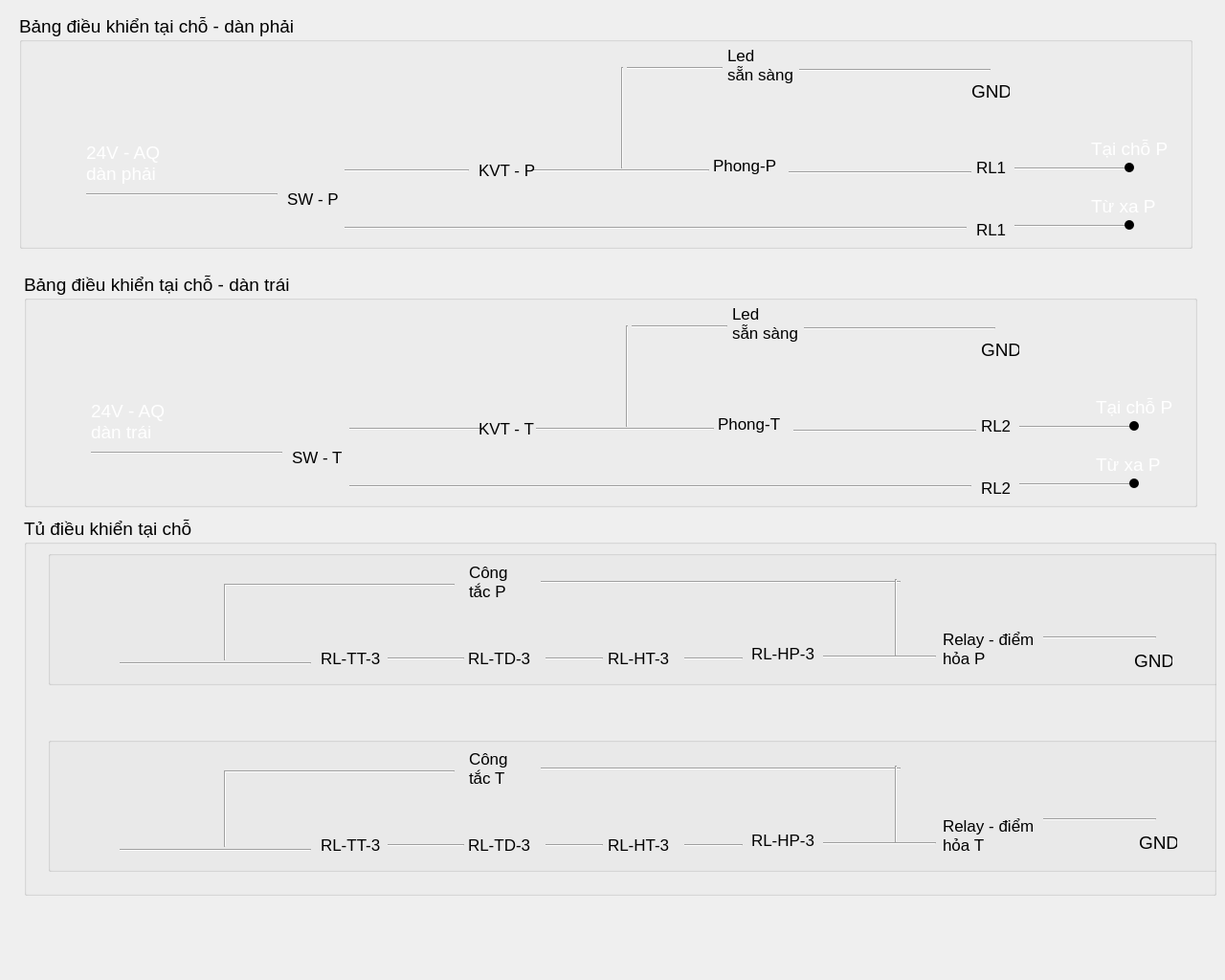
<?xml version="1.0" encoding="UTF-8"?>
<ui version="4.0">
 <class>Form</class>
 <widget class="QWidget" name="Form">
  <property name="geometry">
   <rect>
    <x>0</x>
    <y>0</y>
    <width>1280</width>
    <height>1024</height>
   </rect>
  </property>
  <property name="windowTitle">
   <string>Form</string>
  </property>
  <property name="styleSheet">
   <string notr="true"/>
  </property>
  <widget class="QGroupBox" name="groupBox">
   <property name="geometry">
    <rect>
     <x>20</x>
     <y>15</y>
     <width>1226</width>
     <height>245</height>
    </rect>
   </property>
   <property name="font">
    <font>
     <family>Arial</family>
     <pointsize>14</pointsize>
    </font>
   </property>
   <property name="styleSheet">
    <string notr="true"/>
   </property>
   <property name="title">
    <string>Bảng điều khiển tại chỗ - dàn phải</string>
   </property>
   <widget class="Line" name="conn_2">
    <property name="geometry">
     <rect>
      <x>70</x>
      <y>180</y>
      <width>200</width>
      <height>16</height>
     </rect>
    </property>
    <property name="orientation">
     <enum>Qt::Horizontal</enum>
    </property>
   </widget>
   <widget class="QLabel" name="label">
    <property name="geometry">
     <rect>
      <x>70</x>
      <y>130</y>
      <width>141</width>
      <height>51</height>
     </rect>
    </property>
    <property name="font">
     <font>
      <pointsize>14</pointsize>
     </font>
    </property>
    <property name="styleSheet">
     <string notr="true">color:white</string>
    </property>
    <property name="text">
     <string>24V - AQ
dàn phải</string>
    </property>
   </widget>
   <widget class="Line" name="conn_11">
    <property name="geometry">
     <rect>
      <x>340</x>
      <y>155</y>
      <width>130</width>
      <height>16</height>
     </rect>
    </property>
    <property name="orientation">
     <enum>Qt::Horizontal</enum>
    </property>
   </widget>
   <widget class="Line" name="conn_3">
    <property name="geometry">
     <rect>
      <x>340</x>
      <y>210</y>
      <width>650</width>
      <height>26</height>
     </rect>
    </property>
    <property name="orientation">
     <enum>Qt::Horizontal</enum>
    </property>
   </widget>
   <widget class="Line" name="conn_4">
    <property name="geometry">
     <rect>
      <x>535</x>
      <y>155</y>
      <width>186</width>
      <height>16</height>
     </rect>
    </property>
    <property name="orientation">
     <enum>Qt::Horizontal</enum>
    </property>
   </widget>
   <widget class="Line" name="conn_5">
    <property name="geometry">
     <rect>
      <x>625</x>
      <y>55</y>
      <width>10</width>
      <height>106</height>
     </rect>
    </property>
    <property name="orientation">
     <enum>Qt::Vertical</enum>
    </property>
   </widget>
   <widget class="Line" name="conn_6">
    <property name="geometry">
     <rect>
      <x>635</x>
      <y>55</y>
      <width>100</width>
      <height>3</height>
     </rect>
    </property>
    <property name="orientation">
     <enum>Qt::Horizontal</enum>
    </property>
   </widget>
   <widget class="Line" name="conn_7">
    <property name="geometry">
     <rect>
      <x>815</x>
      <y>50</y>
      <width>200</width>
      <height>16</height>
     </rect>
    </property>
    <property name="orientation">
     <enum>Qt::Horizontal</enum>
    </property>
   </widget>
   <widget class="QLabel" name="node_led">
    <property name="geometry">
     <rect>
      <x>740</x>
      <y>30</y>
      <width>81</width>
      <height>46</height>
     </rect>
    </property>
    <property name="font">
     <font>
      <pointsize>13</pointsize>
     </font>
    </property>
    <property name="text">
     <string>Led
sẵn sàng</string>
    </property>
   </widget>
   <widget class="QLabel" name="node_right_lock">
    <property name="geometry">
     <rect>
      <x>480</x>
      <y>145</y>
      <width>60</width>
      <height>36</height>
     </rect>
    </property>
    <property name="font">
     <font>
      <pointsize>13</pointsize>
     </font>
    </property>
    <property name="text">
     <string>KVT - P</string>
    </property>
   </widget>
   <widget class="QLabel" name="node_right_launch_button">
    <property name="geometry">
     <rect>
      <x>725</x>
      <y>140</y>
      <width>66</width>
      <height>36</height>
     </rect>
    </property>
    <property name="font">
     <font>
      <pointsize>13</pointsize>
     </font>
    </property>
    <property name="text">
     <string>Phong-P</string>
    </property>
   </widget>
   <widget class="Line" name="conn">
    <property name="geometry">
     <rect>
      <x>804</x>
      <y>160</y>
      <width>191</width>
      <height>10</height>
     </rect>
    </property>
    <property name="orientation">
     <enum>Qt::Horizontal</enum>
    </property>
   </widget>
   <widget class="QLabel" name="node_right_switch">
    <property name="geometry">
     <rect>
      <x>280</x>
      <y>160</y>
      <width>55</width>
      <height>66</height>
     </rect>
    </property>
    <property name="font">
     <font>
      <pointsize>13</pointsize>
     </font>
    </property>
    <property name="text">
     <string>SW - P</string>
    </property>
   </widget>
   <widget class="QLabel" name="node_role1">
    <property name="geometry">
     <rect>
      <x>1000</x>
      <y>150</y>
      <width>50</width>
      <height>20</height>
     </rect>
    </property>
    <property name="font">
     <font>
      <pointsize>13</pointsize>
     </font>
    </property>
    <property name="text">
     <string>RL1</string>
    </property>
   </widget>
   <widget class="QLabel" name="node_role2">
    <property name="geometry">
     <rect>
      <x>1000</x>
      <y>215</y>
      <width>50</width>
      <height>20</height>
     </rect>
    </property>
    <property name="font">
     <font>
      <pointsize>13</pointsize>
     </font>
    </property>
    <property name="autoFillBackground">
     <bool>false</bool>
    </property>
    <property name="text">
     <string>RL1</string>
    </property>
   </widget>
   <widget class="Line" name="conn_12">
    <property name="geometry">
     <rect>
      <x>1040</x>
      <y>160</y>
      <width>118</width>
      <height>3</height>
     </rect>
    </property>
    <property name="orientation">
     <enum>Qt::Horizontal</enum>
    </property>
   </widget>
   <widget class="Line" name="conn_13">
    <property name="geometry">
     <rect>
      <x>1040</x>
      <y>220</y>
      <width>118</width>
      <height>3</height>
     </rect>
    </property>
    <property name="orientation">
     <enum>Qt::Horizontal</enum>
    </property>
   </widget>
   <widget class="QLabel" name="label_2">
    <property name="geometry">
     <rect>
      <x>1120</x>
      <y>130</y>
      <width>81</width>
      <height>21</height>
     </rect>
    </property>
    <property name="styleSheet">
     <string notr="true">color:white</string>
    </property>
    <property name="text">
     <string>Tại chỗ P</string>
    </property>
   </widget>
   <widget class="QLabel" name="label_3">
    <property name="geometry">
     <rect>
      <x>1120</x>
      <y>190</y>
      <width>81</width>
      <height>21</height>
     </rect>
    </property>
    <property name="styleSheet">
     <string notr="true">color:white</string>
    </property>
    <property name="text">
     <string>Từ xa P</string>
    </property>
   </widget>
   <widget class="QPushButton" name="pushButton">
    <property name="geometry">
     <rect>
      <x>1155</x>
      <y>215</y>
      <width>10</width>
      <height>10</height>
     </rect>
    </property>
    <property name="styleSheet">
     <string notr="true">border-radius : 5;
background-color: rgb(0,0, 0);
</string>
    </property>
    <property name="text">
     <string/>
    </property>
   </widget>
   <widget class="QPushButton" name="pushButton_2">
    <property name="geometry">
     <rect>
      <x>1155</x>
      <y>155</y>
      <width>10</width>
      <height>10</height>
     </rect>
    </property>
    <property name="styleSheet">
     <string notr="true">border-radius : 5;
background-color: rgb(0,0, 0);
</string>
    </property>
    <property name="text">
     <string/>
    </property>
   </widget>
   <widget class="QLabel" name="gnd">
    <property name="geometry">
     <rect>
      <x>995</x>
      <y>60</y>
      <width>40</width>
      <height>40</height>
     </rect>
    </property>
    <property name="text">
     <string>GND</string>
    </property>
   </widget>
  </widget>
  <widget class="QGroupBox" name="groupBox_2">
   <property name="geometry">
    <rect>
     <x>25</x>
     <y>285</y>
     <width>1226</width>
     <height>245</height>
    </rect>
   </property>
   <property name="font">
    <font>
     <family>Arial</family>
     <pointsize>14</pointsize>
    </font>
   </property>
   <property name="styleSheet">
    <string notr="true"/>
   </property>
   <property name="title">
    <string>Bảng điều khiển tại chỗ - dàn trái</string>
   </property>
   <widget class="Line" name="conn_8">
    <property name="geometry">
     <rect>
      <x>70</x>
      <y>180</y>
      <width>200</width>
      <height>16</height>
     </rect>
    </property>
    <property name="orientation">
     <enum>Qt::Horizontal</enum>
    </property>
   </widget>
   <widget class="QLabel" name="label_4">
    <property name="geometry">
     <rect>
      <x>70</x>
      <y>130</y>
      <width>141</width>
      <height>51</height>
     </rect>
    </property>
    <property name="font">
     <font>
      <pointsize>14</pointsize>
     </font>
    </property>
    <property name="styleSheet">
     <string notr="true">color:white</string>
    </property>
    <property name="text">
     <string>24V - AQ
dàn trái</string>
    </property>
   </widget>
   <widget class="Line" name="conn_9">
    <property name="geometry">
     <rect>
      <x>340</x>
      <y>155</y>
      <width>140</width>
      <height>16</height>
     </rect>
    </property>
    <property name="orientation">
     <enum>Qt::Horizontal</enum>
    </property>
   </widget>
   <widget class="Line" name="conn_10">
    <property name="geometry">
     <rect>
      <x>340</x>
      <y>210</y>
      <width>650</width>
      <height>26</height>
     </rect>
    </property>
    <property name="orientation">
     <enum>Qt::Horizontal</enum>
    </property>
   </widget>
   <widget class="Line" name="conn_14">
    <property name="geometry">
     <rect>
      <x>535</x>
      <y>155</y>
      <width>186</width>
      <height>16</height>
     </rect>
    </property>
    <property name="orientation">
     <enum>Qt::Horizontal</enum>
    </property>
   </widget>
   <widget class="Line" name="conn_15">
    <property name="geometry">
     <rect>
      <x>625</x>
      <y>55</y>
      <width>10</width>
      <height>106</height>
     </rect>
    </property>
    <property name="orientation">
     <enum>Qt::Vertical</enum>
    </property>
   </widget>
   <widget class="Line" name="conn_16">
    <property name="geometry">
     <rect>
      <x>635</x>
      <y>55</y>
      <width>100</width>
      <height>3</height>
     </rect>
    </property>
    <property name="orientation">
     <enum>Qt::Horizontal</enum>
    </property>
   </widget>
   <widget class="Line" name="conn_17">
    <property name="geometry">
     <rect>
      <x>815</x>
      <y>50</y>
      <width>200</width>
      <height>16</height>
     </rect>
    </property>
    <property name="orientation">
     <enum>Qt::Horizontal</enum>
    </property>
   </widget>
   <widget class="QLabel" name="node_led_2">
    <property name="geometry">
     <rect>
      <x>740</x>
      <y>30</y>
      <width>81</width>
      <height>46</height>
     </rect>
    </property>
    <property name="font">
     <font>
      <pointsize>13</pointsize>
     </font>
    </property>
    <property name="text">
     <string>Led
sẵn sàng</string>
    </property>
   </widget>
   <widget class="QLabel" name="node_left_launch_button">
    <property name="geometry">
     <rect>
      <x>725</x>
      <y>140</y>
      <width>66</width>
      <height>36</height>
     </rect>
    </property>
    <property name="font">
     <font>
      <pointsize>13</pointsize>
     </font>
    </property>
    <property name="text">
     <string>Phong-T</string>
    </property>
   </widget>
   <widget class="Line" name="conn_18">
    <property name="geometry">
     <rect>
      <x>804</x>
      <y>160</y>
      <width>191</width>
      <height>10</height>
     </rect>
    </property>
    <property name="orientation">
     <enum>Qt::Horizontal</enum>
    </property>
   </widget>
   <widget class="QLabel" name="node_left_switch">
    <property name="geometry">
     <rect>
      <x>280</x>
      <y>160</y>
      <width>55</width>
      <height>66</height>
     </rect>
    </property>
    <property name="font">
     <font>
      <pointsize>13</pointsize>
     </font>
    </property>
    <property name="text">
     <string>SW - T</string>
    </property>
   </widget>
   <widget class="QLabel" name="node_role1_2">
    <property name="geometry">
     <rect>
      <x>1000</x>
      <y>150</y>
      <width>50</width>
      <height>20</height>
     </rect>
    </property>
    <property name="font">
     <font>
      <pointsize>13</pointsize>
     </font>
    </property>
    <property name="text">
     <string>RL2</string>
    </property>
   </widget>
   <widget class="QLabel" name="node_role2_2">
    <property name="geometry">
     <rect>
      <x>1000</x>
      <y>215</y>
      <width>50</width>
      <height>20</height>
     </rect>
    </property>
    <property name="font">
     <font>
      <pointsize>13</pointsize>
     </font>
    </property>
    <property name="text">
     <string>RL2</string>
    </property>
   </widget>
   <widget class="Line" name="conn_19">
    <property name="geometry">
     <rect>
      <x>1040</x>
      <y>160</y>
      <width>118</width>
      <height>3</height>
     </rect>
    </property>
    <property name="orientation">
     <enum>Qt::Horizontal</enum>
    </property>
   </widget>
   <widget class="Line" name="conn_20">
    <property name="geometry">
     <rect>
      <x>1040</x>
      <y>220</y>
      <width>118</width>
      <height>3</height>
     </rect>
    </property>
    <property name="orientation">
     <enum>Qt::Horizontal</enum>
    </property>
   </widget>
   <widget class="QLabel" name="label_5">
    <property name="geometry">
     <rect>
      <x>1120</x>
      <y>130</y>
      <width>81</width>
      <height>21</height>
     </rect>
    </property>
    <property name="styleSheet">
     <string notr="true">color:white</string>
    </property>
    <property name="text">
     <string>Tại chỗ P</string>
    </property>
   </widget>
   <widget class="QLabel" name="label_6">
    <property name="geometry">
     <rect>
      <x>1120</x>
      <y>190</y>
      <width>81</width>
      <height>21</height>
     </rect>
    </property>
    <property name="styleSheet">
     <string notr="true">color:white</string>
    </property>
    <property name="text">
     <string>Từ xa P</string>
    </property>
   </widget>
   <widget class="QPushButton" name="pushButton_3">
    <property name="geometry">
     <rect>
      <x>1155</x>
      <y>215</y>
      <width>10</width>
      <height>10</height>
     </rect>
    </property>
    <property name="styleSheet">
     <string notr="true">border-radius : 5;
background-color: rgb(0,0, 0);
</string>
    </property>
    <property name="text">
     <string/>
    </property>
   </widget>
   <widget class="QPushButton" name="pushButton_4">
    <property name="geometry">
     <rect>
      <x>1155</x>
      <y>155</y>
      <width>10</width>
      <height>10</height>
     </rect>
    </property>
    <property name="styleSheet">
     <string notr="true">border-radius : 5;
background-color: rgb(0,0, 0);
</string>
    </property>
    <property name="text">
     <string/>
    </property>
   </widget>
   <widget class="QLabel" name="node_left_lock">
    <property name="geometry">
     <rect>
      <x>475</x>
      <y>145</y>
      <width>60</width>
      <height>36</height>
     </rect>
    </property>
    <property name="font">
     <font>
      <pointsize>13</pointsize>
     </font>
    </property>
    <property name="text">
     <string>KVT - T</string>
    </property>
   </widget>
   <widget class="QLabel" name="gnd_2">
    <property name="geometry">
     <rect>
      <x>1000</x>
      <y>60</y>
      <width>40</width>
      <height>40</height>
     </rect>
    </property>
    <property name="text">
     <string>GND</string>
    </property>
   </widget>
   <zorder>conn_8</zorder>
   <zorder>label_4</zorder>
   <zorder>conn_9</zorder>
   <zorder>conn_14</zorder>
   <zorder>conn_15</zorder>
   <zorder>conn_16</zorder>
   <zorder>conn_17</zorder>
   <zorder>node_led_2</zorder>
   <zorder>node_left_launch_button</zorder>
   <zorder>conn_18</zorder>
   <zorder>node_left_switch</zorder>
   <zorder>node_role1_2</zorder>
   <zorder>node_role2_2</zorder>
   <zorder>conn_19</zorder>
   <zorder>conn_20</zorder>
   <zorder>label_5</zorder>
   <zorder>label_6</zorder>
   <zorder>pushButton_3</zorder>
   <zorder>pushButton_4</zorder>
   <zorder>node_left_lock</zorder>
   <zorder>conn_10</zorder>
   <zorder>gnd_2</zorder>
  </widget>
  <widget class="QGroupBox" name="groupBox_3">
   <property name="geometry">
    <rect>
     <x>25</x>
     <y>540</y>
     <width>1246</width>
     <height>396</height>
    </rect>
   </property>
   <property name="font">
    <font>
     <family>Arial</family>
     <pointsize>14</pointsize>
    </font>
   </property>
   <property name="styleSheet">
    <string notr="true"/>
   </property>
   <property name="title">
    <string>Tủ điều khiển tại chỗ</string>
   </property>
   <widget class="QGroupBox" name="abc">
    <property name="geometry">
     <rect>
      <x>25</x>
      <y>35</y>
      <width>1226</width>
      <height>141</height>
     </rect>
    </property>
    <property name="font">
     <font>
      <family>Arial</family>
      <pointsize>14</pointsize>
     </font>
    </property>
    <property name="styleSheet">
     <string notr="true"/>
    </property>
    <property name="title">
     <string/>
    </property>
    <widget class="Line" name="conn_21">
     <property name="geometry">
      <rect>
       <x>75</x>
       <y>110</y>
       <width>200</width>
       <height>16</height>
      </rect>
     </property>
     <property name="orientation">
      <enum>Qt::Horizontal</enum>
     </property>
    </widget>
    <widget class="Line" name="conn_22">
     <property name="geometry">
      <rect>
       <x>355</x>
       <y>105</y>
       <width>80</width>
       <height>16</height>
      </rect>
     </property>
     <property name="orientation">
      <enum>Qt::Horizontal</enum>
     </property>
    </widget>
    <widget class="Line" name="conn_24">
     <property name="geometry">
      <rect>
       <x>520</x>
       <y>105</y>
       <width>60</width>
       <height>16</height>
      </rect>
     </property>
     <property name="orientation">
      <enum>Qt::Horizontal</enum>
     </property>
    </widget>
    <widget class="Line" name="conn_25">
     <property name="geometry">
      <rect>
       <x>180</x>
       <y>35</y>
       <width>10</width>
       <height>80</height>
      </rect>
     </property>
     <property name="orientation">
      <enum>Qt::Vertical</enum>
     </property>
    </widget>
    <widget class="Line" name="conn_26">
     <property name="geometry">
      <rect>
       <x>185</x>
       <y>35</y>
       <width>240</width>
       <height>3</height>
      </rect>
     </property>
     <property name="orientation">
      <enum>Qt::Horizontal</enum>
     </property>
    </widget>
    <widget class="Line" name="conn_27">
     <property name="geometry">
      <rect>
       <x>515</x>
       <y>25</y>
       <width>376</width>
       <height>16</height>
      </rect>
     </property>
     <property name="orientation">
      <enum>Qt::Horizontal</enum>
     </property>
    </widget>
    <widget class="Line" name="conn_28">
     <property name="geometry">
      <rect>
       <x>665</x>
       <y>105</y>
       <width>61</width>
       <height>16</height>
      </rect>
     </property>
     <property name="orientation">
      <enum>Qt::Horizontal</enum>
     </property>
    </widget>
    <widget class="QLabel" name="node_right_switch_2">
     <property name="geometry">
      <rect>
       <x>285</x>
       <y>95</y>
       <width>66</width>
       <height>36</height>
      </rect>
     </property>
     <property name="font">
      <font>
       <pointsize>13</pointsize>
      </font>
     </property>
     <property name="text">
      <string>RL-TT-3</string>
     </property>
    </widget>
    <widget class="QLabel" name="node_right_switch_3">
     <property name="geometry">
      <rect>
       <x>439</x>
       <y>95</y>
       <width>76</width>
       <height>36</height>
      </rect>
     </property>
     <property name="font">
      <font>
       <pointsize>13</pointsize>
      </font>
     </property>
     <property name="text">
      <string>RL-TD-3</string>
     </property>
    </widget>
    <widget class="QLabel" name="node_right_switch_4">
     <property name="geometry">
      <rect>
       <x>585</x>
       <y>95</y>
       <width>71</width>
       <height>36</height>
      </rect>
     </property>
     <property name="font">
      <font>
       <pointsize>13</pointsize>
      </font>
     </property>
     <property name="text">
      <string>RL-HT-3</string>
     </property>
    </widget>
    <widget class="QLabel" name="node_left_lock_2">
     <property name="geometry">
      <rect>
       <x>440</x>
       <y>15</y>
       <width>60</width>
       <height>36</height>
      </rect>
     </property>
     <property name="font">
      <font>
       <pointsize>13</pointsize>
      </font>
     </property>
     <property name="text">
      <string>Công
tắc P</string>
     </property>
    </widget>
    <widget class="Line" name="conn_35">
     <property name="geometry">
      <rect>
       <x>810</x>
       <y>110</y>
       <width>118</width>
       <height>3</height>
      </rect>
     </property>
     <property name="orientation">
      <enum>Qt::Horizontal</enum>
     </property>
    </widget>
    <widget class="Line" name="conn_36">
     <property name="geometry">
      <rect>
       <x>885</x>
       <y>30</y>
       <width>3</width>
       <height>80</height>
      </rect>
     </property>
     <property name="orientation">
      <enum>Qt::Vertical</enum>
     </property>
    </widget>
    <widget class="QLabel" name="node_left_launch_button_2">
     <property name="geometry">
      <rect>
       <x>935</x>
       <y>80</y>
       <width>106</width>
       <height>46</height>
      </rect>
     </property>
     <property name="font">
      <font>
       <pointsize>13</pointsize>
      </font>
     </property>
     <property name="text">
      <string>Relay - điểm
hỏa P</string>
     </property>
    </widget>
    <widget class="QLabel" name="node_right_switch_5">
     <property name="geometry">
      <rect>
       <x>735</x>
       <y>90</y>
       <width>71</width>
       <height>36</height>
      </rect>
     </property>
     <property name="font">
      <font>
       <pointsize>13</pointsize>
      </font>
     </property>
     <property name="text">
      <string>RL-HP-3</string>
     </property>
    </widget>
    <widget class="Line" name="conn_37">
     <property name="geometry">
      <rect>
       <x>1040</x>
       <y>90</y>
       <width>118</width>
       <height>3</height>
      </rect>
     </property>
     <property name="orientation">
      <enum>Qt::Horizontal</enum>
     </property>
    </widget>
    <widget class="QLabel" name="gnd_3">
     <property name="geometry">
      <rect>
       <x>1135</x>
       <y>95</y>
       <width>40</width>
       <height>40</height>
      </rect>
     </property>
     <property name="text">
      <string>GND</string>
     </property>
    </widget>
   </widget>
   <widget class="QGroupBox" name="adc">
    <property name="geometry">
     <rect>
      <x>25</x>
      <y>230</y>
      <width>1226</width>
      <height>141</height>
     </rect>
    </property>
    <property name="font">
     <font>
      <family>Arial</family>
      <pointsize>14</pointsize>
     </font>
    </property>
    <property name="styleSheet">
     <string notr="true"/>
    </property>
    <property name="title">
     <string/>
    </property>
    <widget class="Line" name="conn_23">
     <property name="geometry">
      <rect>
       <x>75</x>
       <y>110</y>
       <width>200</width>
       <height>16</height>
      </rect>
     </property>
     <property name="orientation">
      <enum>Qt::Horizontal</enum>
     </property>
    </widget>
    <widget class="Line" name="conn_29">
     <property name="geometry">
      <rect>
       <x>355</x>
       <y>105</y>
       <width>80</width>
       <height>16</height>
      </rect>
     </property>
     <property name="orientation">
      <enum>Qt::Horizontal</enum>
     </property>
    </widget>
    <widget class="Line" name="conn_30">
     <property name="geometry">
      <rect>
       <x>520</x>
       <y>105</y>
       <width>60</width>
       <height>16</height>
      </rect>
     </property>
     <property name="orientation">
      <enum>Qt::Horizontal</enum>
     </property>
    </widget>
    <widget class="Line" name="conn_31">
     <property name="geometry">
      <rect>
       <x>180</x>
       <y>35</y>
       <width>10</width>
       <height>80</height>
      </rect>
     </property>
     <property name="orientation">
      <enum>Qt::Vertical</enum>
     </property>
    </widget>
    <widget class="Line" name="conn_32">
     <property name="geometry">
      <rect>
       <x>185</x>
       <y>35</y>
       <width>240</width>
       <height>3</height>
      </rect>
     </property>
     <property name="orientation">
      <enum>Qt::Horizontal</enum>
     </property>
    </widget>
    <widget class="Line" name="conn_33">
     <property name="geometry">
      <rect>
       <x>515</x>
       <y>25</y>
       <width>376</width>
       <height>16</height>
      </rect>
     </property>
     <property name="orientation">
      <enum>Qt::Horizontal</enum>
     </property>
    </widget>
    <widget class="Line" name="conn_34">
     <property name="geometry">
      <rect>
       <x>665</x>
       <y>105</y>
       <width>61</width>
       <height>16</height>
      </rect>
     </property>
     <property name="orientation">
      <enum>Qt::Horizontal</enum>
     </property>
    </widget>
    <widget class="QLabel" name="node_right_switch_6">
     <property name="geometry">
      <rect>
       <x>285</x>
       <y>95</y>
       <width>66</width>
       <height>36</height>
      </rect>
     </property>
     <property name="font">
      <font>
       <pointsize>13</pointsize>
      </font>
     </property>
     <property name="text">
      <string>RL-TT-3</string>
     </property>
    </widget>
    <widget class="QLabel" name="node_right_switch_7">
     <property name="geometry">
      <rect>
       <x>439</x>
       <y>95</y>
       <width>76</width>
       <height>36</height>
      </rect>
     </property>
     <property name="font">
      <font>
       <pointsize>13</pointsize>
      </font>
     </property>
     <property name="text">
      <string>RL-TD-3</string>
     </property>
    </widget>
    <widget class="QLabel" name="node_right_switch_8">
     <property name="geometry">
      <rect>
       <x>585</x>
       <y>95</y>
       <width>71</width>
       <height>36</height>
      </rect>
     </property>
     <property name="font">
      <font>
       <pointsize>13</pointsize>
      </font>
     </property>
     <property name="text">
      <string>RL-HT-3</string>
     </property>
    </widget>
    <widget class="QLabel" name="node_left_lock_3">
     <property name="geometry">
      <rect>
       <x>440</x>
       <y>15</y>
       <width>60</width>
       <height>36</height>
      </rect>
     </property>
     <property name="font">
      <font>
       <family>MS Shell Dlg 2</family>
       <pointsize>13</pointsize>
      </font>
     </property>
     <property name="text">
      <string>Công
tắc T</string>
     </property>
    </widget>
    <widget class="Line" name="conn_38">
     <property name="geometry">
      <rect>
       <x>810</x>
       <y>110</y>
       <width>118</width>
       <height>3</height>
      </rect>
     </property>
     <property name="orientation">
      <enum>Qt::Horizontal</enum>
     </property>
    </widget>
    <widget class="Line" name="conn_39">
     <property name="geometry">
      <rect>
       <x>885</x>
       <y>30</y>
       <width>3</width>
       <height>80</height>
      </rect>
     </property>
     <property name="orientation">
      <enum>Qt::Vertical</enum>
     </property>
    </widget>
    <widget class="QLabel" name="node_left_launch_button_3">
     <property name="geometry">
      <rect>
       <x>935</x>
       <y>80</y>
       <width>106</width>
       <height>46</height>
      </rect>
     </property>
     <property name="font">
      <font>
       <pointsize>13</pointsize>
      </font>
     </property>
     <property name="text">
      <string>Relay - điểm
hỏa T</string>
     </property>
    </widget>
    <widget class="QLabel" name="node_right_switch_9">
     <property name="geometry">
      <rect>
       <x>735</x>
       <y>90</y>
       <width>71</width>
       <height>36</height>
      </rect>
     </property>
     <property name="font">
      <font>
       <pointsize>13</pointsize>
      </font>
     </property>
     <property name="text">
      <string>RL-HP-3</string>
     </property>
    </widget>
    <widget class="Line" name="conn_40">
     <property name="geometry">
      <rect>
       <x>1040</x>
       <y>85</y>
       <width>118</width>
       <height>3</height>
      </rect>
     </property>
     <property name="orientation">
      <enum>Qt::Horizontal</enum>
     </property>
    </widget>
    <widget class="QLabel" name="gnd_4">
     <property name="geometry">
      <rect>
       <x>1140</x>
       <y>90</y>
       <width>40</width>
       <height>40</height>
      </rect>
     </property>
     <property name="text">
      <string>GND</string>
     </property>
    </widget>
   </widget>
  </widget>
  <zorder>groupBox_2</zorder>
  <zorder>groupBox</zorder>
  <zorder>groupBox_3</zorder>
 </widget>
 <resources/>
 <connections/>
</ui>
